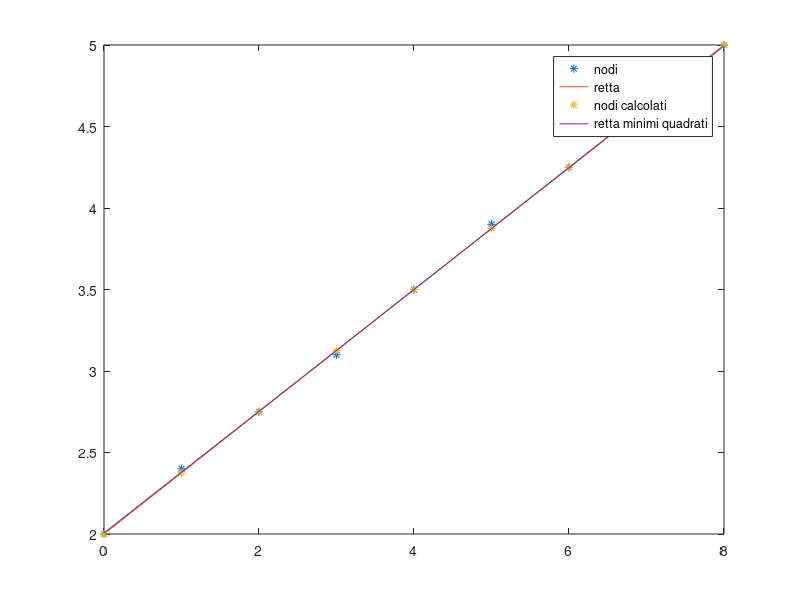

This chart was generated by the following MATLAB code:
close all
clear
clc

x = 0:8;
y_esatto = [2 2.4 2.75 3.1 3.5 3.9 4.25 4.6 5];

q = 2;
m = 3/8;

f = @(x) m*x+q;
y = f(x);
r = y_esatto-y;

r
plot(x,y_esatto,'*');
hold on
plot(x,f(x));
plot(x,y,'*');

%minimizziamo il quadrato dei residui
qm = (sum(y_esatto)*sum(x.^2)-sum(x)*sum(x.*y_esatto))/...
    (length(x)*sum(x.^2)-sum(x)^2);
mm = (length(x)*sum(x.*y_esatto)-sum(x)*sum(y_esatto))/...
    (length(x)*sum(x.^2)-sum(x)^2);

err_q = abs(q-qm)
err_m = abs(m-mm);
f_min_quadr = @(x) mm*x+qm;
plot(x,f_min_quadr(x));

legend("nodi","retta","nodi calcolati","retta minimi quadrati");

